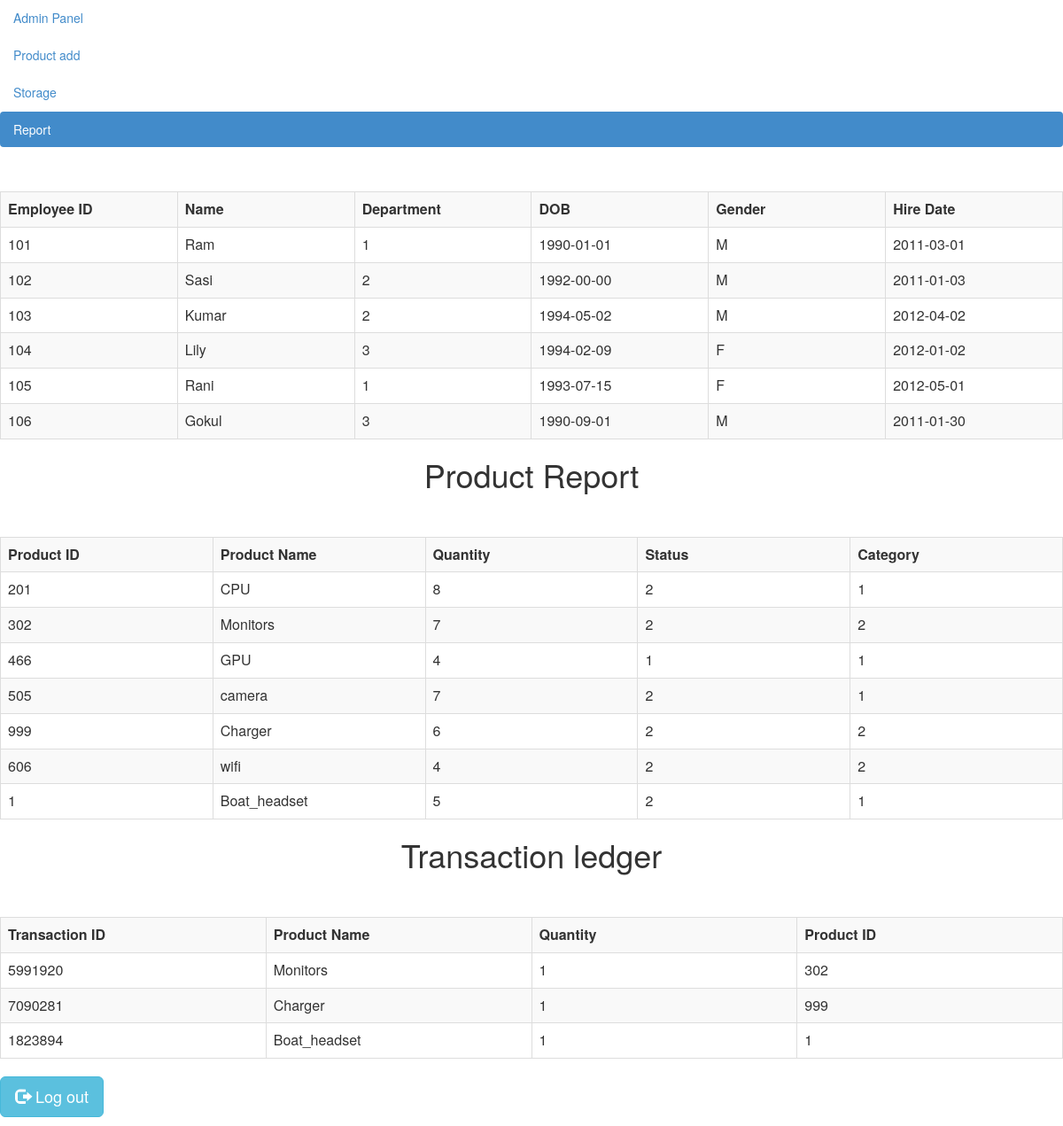
Before: /ReportGeneration.php with the older database file.
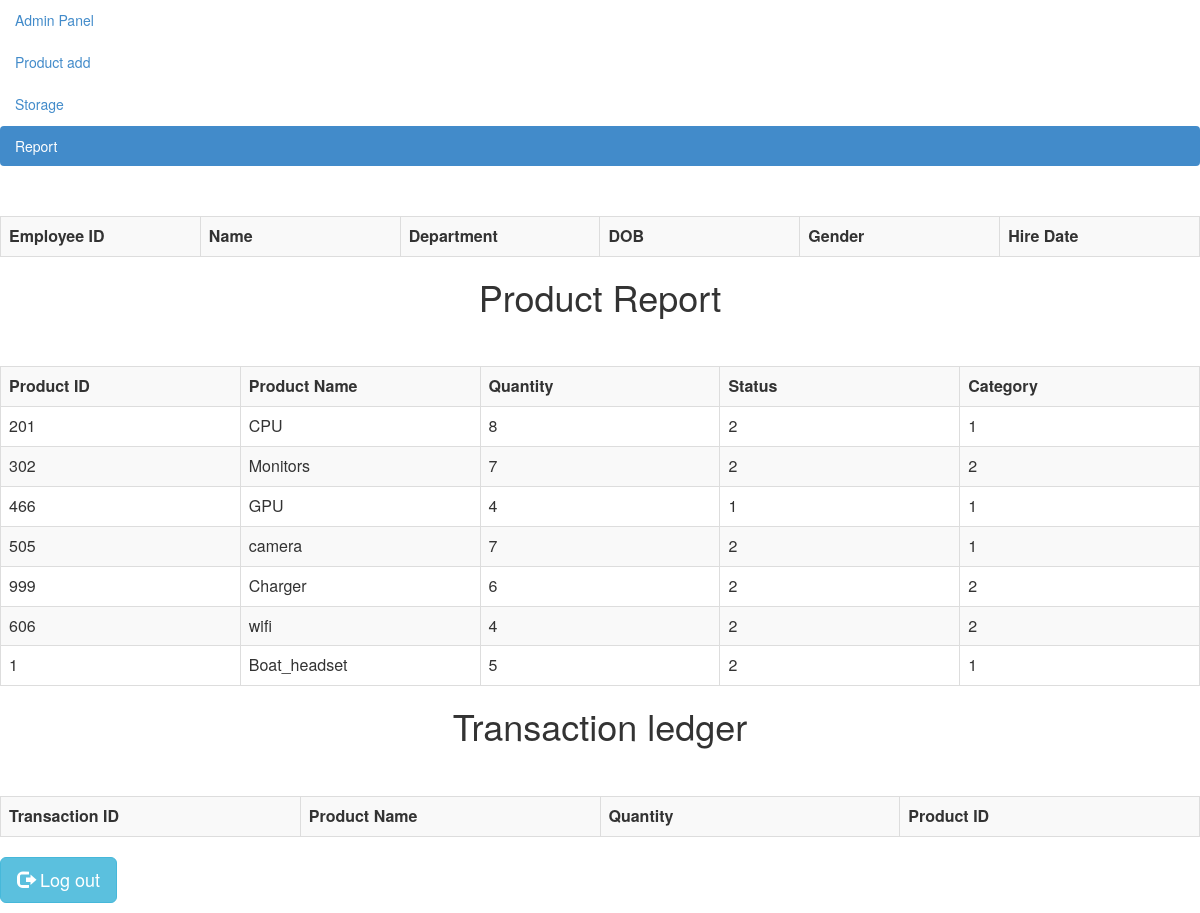
After: the same page with the newer database file.
### tables this page shows
CREATE TABLE IF NOT EXISTS `employees` (
  `emp_no` int(11) NOT NULL,
  `passcode` varchar(20) NOT NULL,
  `birth_date` date NOT NULL,
  `Name` varchar(14) NOT NULL,
  `gender` enum('M','F') NOT NULL,
  `hire_date` date NOT NULL,
  `dept` int(11) DEFAULT NULL,
  PRIMARY KEY (`emp_no`),
  KEY `dept` (`dept`)
);

CREATE TABLE IF NOT EXISTS `product` (
  `product_ID` varchar(40) NOT NULL,
  `product_Name` varchar(16) NOT NULL,
  `Quantity` int(3) NOT NULL,
  `product_Status` int(10) DEFAULT NULL,
  `product_desc` varchar(40) DEFAULT NULL,
  `sup_ID` int(10) DEFAULT NULL,
  `Category_ID` int(10) DEFAULT NULL,
  PRIMARY KEY (`product_ID`),
  KEY `sup_ID` (`sup_ID`),
  KEY `Category_ID` (`Category_ID`)
);

CREATE TABLE IF NOT EXISTS `outward` (
  `product_id` int(11) NOT NULL,
  `product` varchar(50) NOT NULL,
  `quantity` int(11) NOT NULL,
  `transaction_id` int(11) DEFAULT NULL
);

### ReportGeneration.php (the view, shortened to what this page needs)
<html>
<head lang="en">
    <link type="text/css" rel="stylesheet" href="bootstrap-3.2.0-dist\css\bootstrap.css">
</head>
<body>
<ul class="nav nav-pills nav-stacked">
    <li><a href="admin_home.php">Admin Panel</a></li>
    <li><a href="admin_add.php">Product add</a></li>
    <li><a href="move_out.php">Storage</a></li>
    <li class="active"><a href="#">Report</a></li>
</ul>
<div class="table-scrol">
    <div class="table-responsive">
        <form method='post' action='download.php'>
            <table class="table table-bordered table-hover table-striped" style="table-layout: fixed">
                <tr>
                    <th>Employee ID</th>
                    <th>Name</th>
                    <th>Department</th>
                    <th>DOB</th>
                    <th>Gender</th>
                    <th>Hire Date</th>
                </tr>
                <?php
                    include("database/db_conection.php");
                    $query = "SELECT * FROM employees";
                    $result = mysqli_query($dbcon,$query);
                    while($row = mysqli_fetch_array($result)){
                    $Emp_no = $row[0];
                    $Name = $row[3];
                    $Dept = $row[6];
                    $DOB = $row[2];
                    $Gender = $row[4];
                    $Hire_date = $row[5];
                ?>
                <tr>
                <td><?php echo $Emp_no; ?></td>
                <td><?php echo $Name; ?></td>
                <td><?php echo $Dept; ?></td>
                <td><?php echo $DOB; ?></td>
                <td><?php echo $Gender; ?></td>
                <td><?php echo $Hire_date; ?></td>
                </tr>
                <?php
                    }
                ?>
            </table>
        </form>
    </div>
</div>
<div class="table-scrol">
    <h1 align="center">Product Report</h1>
    <div class="table-responsive">
        <form method='post' action='download.php'>
            <table class="table table-bordered table-hover table-striped" style="table-layout: fixed">
                <tr>
                    <th>Product ID</th>
                    <th>Product Name</th>
                    <th>Quantity</th>
                    <th>Status</th>
                    <th>Category</th>
                </tr>
                <?php
                    include("database/db_conection.php");
                    $pquery = "SELECT * FROM product";
                    $presult = mysqli_query($dbcon,$pquery);
                    while($row = mysqli_fetch_array($presult)){
                        $pid = $row[0];
                        $pname = $row[1];
                        $quant = $row[2];
                        $pstatus = $row[3];
                        $pcat = $row[6];
                ?>
                <tr>
                <td><?php echo $pid; ?></td>
                <td><?php echo $pname; ?></td>
                <td><?php echo $quant?></td>
                <td><?php echo $pstatus; ?></td>
                <td><?php echo $pcat; ?></td>
                </tr>
                <?php
                    }
                ?>
            </table>
        </form>
    </div>
</div>
<div class="table-scrol">
    <h1 align="center">Transaction ledger</h1>
    <div class="table-responsive">
        <form method='post' action='download.php'>
            <table class="table table-bordered table-hover table-striped" style="table-layout: fixed">
                <tr>
                    <th>Transaction ID</th>
                    <th>Product Name</th>
                    <th>Quantity</th>
                    <th>Product ID</th>
                </tr>
                <?php
                    include("database/db_conection.php");
                    $pquery = "SELECT * FROM outward";
                    $presult = mysqli_query($dbcon,$pquery);
                    while($row = mysqli_fetch_array($presult)){
                        $tid = $row[3];
                        $pname = $row[1];
                        $quant = $row[2];
                        $pid = $row[0];
                ?>
                <tr>
                <td><?php echo $tid; ?></td>
                <td><?php echo $pname; ?></td>
                <td><?php echo $quant?></td>
                <td><?php echo $pid; ?></td>
                </tr>
                <?php
                    }
                ?>
            </table>
        </form>
    </div>
</div>
<p>
    <a href="logout.php" class="btn btn-info btn-lg">
        <span class="glyphicon glyphicon-log-out"></span> Log out
    </a>
</p>
</body>
</html>

### ReportGeneration.php (style rules this page uses)
.table { margin-top: 50px; }

Changed rows visible on the page:
removed employees: emp_no "101", Name "Ram", dept "1", birth_date "1990-01-01", gender "M", hire_date "2011-03-01"
removed employees: emp_no "102", Name "Sasi", dept "2", birth_date "1992-00-00", gender "M", hire_date "2011-01-03"
removed employees: emp_no "103", Name "Kumar", dept "2", birth_date "1994-05-02", gender "M", hire_date "2012-04-02"
removed employees: emp_no "104", Name "Lily", dept "3", birth_date "1994-02-09", gender "F", hire_date "2012-01-02"
removed employees: emp_no "105", Name "Rani", dept "1", birth_date "1993-07-15", gender "F", hire_date "2012-05-01"
removed employees: emp_no "106", Name "Gokul", dept "3", birth_date "1990-09-01", gender "M", hire_date "2011-01-30"
removed outward: transaction "5991920", product "Monitors", quantity "1", product_id "302"
removed outward: transaction "7090281", product "Charger", quantity "1", product_id "999"
removed outward: transaction "1823894", product "Boat_headset", quantity "1", product_id "1"
